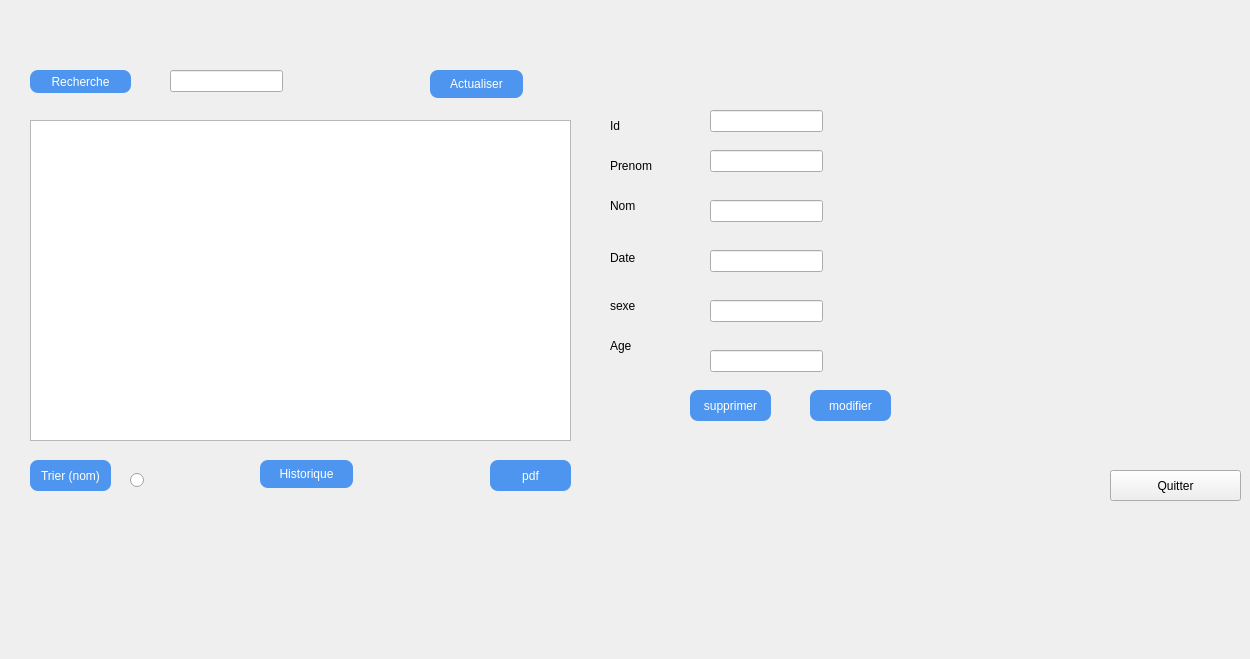
    <widget class="QWidget" name="Afficher">
     <attribute name="title">
      <string>Afficher</string>
     </attribute>
     <widget class="QLabel" name="label_9">
      <property name="geometry">
       <rect>
        <x>40</x>
        <y>130</y>
        <width>56</width>
        <height>16</height>
       </rect>
      </property>
      <property name="text">
       <string>TextLabel</string>
      </property>
     </widget>
     <widget class="QPushButton" name="tri">
      <property name="geometry">
       <rect>
        <x>30</x>
        <y>460</y>
        <width>81</width>
        <height>31</height>
       </rect>
      </property>
      <property name="styleSheet">
       <string notr="true">#tri{

border-radius:8px;


background-color: #4d95ee;
color:white;
font: 9pt 'Century Gothic';
}
</string>
      </property>
      <property name="text">
       <string>Trier (nom)</string>
      </property>
     </widget>
     <widget class="QPushButton" name="RechercherSDF">
      <property name="geometry">
       <rect>
        <x>30</x>
        <y>70</y>
        <width>101</width>
        <height>23</height>
       </rect>
      </property>
      <property name="styleSheet">
       <string notr="true">#RechercherSDF{

border-radius:8px;


background-color: #4d95ee;
color:white;
font: 9pt 'Century Gothic';
}
</string>
      </property>
      <property name="text">
       <string>Recherche</string>
      </property>
     </widget>
     <widget class="QPushButton" name="pb_supprimer">
      <property name="geometry">
       <rect>
        <x>690</x>
        <y>390</y>
        <width>81</width>
        <height>31</height>
       </rect>
      </property>
      <property name="styleSheet">
       <string notr="true">#pb_supprimer{

border-radius:8px;


background-color: #4d95ee;
color:white;
font: 9pt 'Century Gothic';
}
</string>
      </property>
      <property name="text">
       <string>supprimer</string>
      </property>
     </widget>
     <widget class="QTableView" name="affichage">
      <property name="geometry">
       <rect>
        <x>30</x>
        <y>120</y>
        <width>541</width>
        <height>321</height>
       </rect>
      </property>
     </widget>
     <widget class="QPushButton" name="pb_modifier">
      <property name="geometry">
       <rect>
        <x>810</x>
        <y>390</y>
        <width>81</width>
        <height>31</height>
       </rect>
      </property>
      <property name="styleSheet">
       <string notr="true">#pb_modifier{

border-radius:8px;


background-color: #4d95ee;
color:white;
font: 9pt 'Century Gothic';
}
</string>
      </property>
      <property name="text">
       <string>modifier</string>
      </property>
     </widget>
     <widget class="QPushButton" name="pdf_9">
      <property name="geometry">
       <rect>
        <x>490</x>
        <y>460</y>
        <width>81</width>
        <height>31</height>
       </rect>
      </property>
      <property name="styleSheet">
       <string notr="true">#pdf_9{

border-radius:8px;


background-color: #4d95ee;
color:white;
font: 9pt 'Century Gothic';
}
</string>
      </property>
      <property name="text">
       <string>pdf</string>
      </property>
     </widget>
     <widget class="QLabel" name="AffNum">
      <property name="geometry">
       <rect>
        <x>610</x>
        <y>290</y>
        <width>111</width>
        <height>31</height>
       </rect>
      </property>
      <property name="text">
       <string>sexe</string>
      </property>
     </widget>
     <widget class="QLabel" name="AffNom">
      <property name="geometry">
       <rect>
        <x>610</x>
        <y>190</y>
        <width>111</width>
        <height>31</height>
       </rect>
      </property>
      <property name="text">
       <string>Nom</string>
      </property>
     </widget>
     <widget class="QPushButton" name="BouttonQuitter_2">
      <property name="geometry">
       <rect>
        <x>1110</x>
        <y>470</y>
        <width>131</width>
        <height>31</height>
       </rect>
      </property>
      <property name="text">
       <string>Quitter</string>
      </property>
     </widget>
     <widget class="QLabel" name="AffMail">
      <property name="geometry">
       <rect>
        <x>610</x>
        <y>330</y>
        <width>111</width>
        <height>31</height>
       </rect>
      </property>
      <property name="text">
       <string>Age</string>
      </property>
     </widget>
     <widget class="QLabel" name="AffPrenom">
      <property name="geometry">
       <rect>
        <x>610</x>
        <y>150</y>
        <width>111</width>
        <height>31</height>
       </rect>
      </property>
      <property name="text">
       <string>Prenom</string>
      </property>
     </widget>
     <widget class="QLabel" name="AffCIN">
      <property name="geometry">
       <rect>
        <x>610</x>
        <y>110</y>
        <width>111</width>
        <height>31</height>
       </rect>
      </property>
      <property name="text">
       <string>Id</string>
      </property>
     </widget>
     <widget class="QLabel" name="Date_2">
      <property name="geometry">
       <rect>
        <x>610</x>
        <y>250</y>
        <width>101</width>
        <height>16</height>
       </rect>
      </property>
      <property name="text">
       <string>Date </string>
      </property>
     </widget>
     <widget class="QLabel" name="label_2">
      <property name="geometry">
       <rect>
        <x>600</x>
        <y>30</y>
        <width>91</width>
        <height>71</height>
       </rect>
      </property>
      <property name="text">
       <string/>
      </property>
      <property name="pixmap">
       <pixmap>image/perso.png</pixmap>
      </property>
     </widget>
     <widget class="QLineEdit" name="sup_id">
      <property name="geometry">
       <rect>
        <x>710</x>
        <y>110</y>
        <width>113</width>
        <height>22</height>
       </rect>
      </property>
     </widget>
     <widget class="QLineEdit" name="sup_prenom">
      <property name="geometry">
       <rect>
        <x>710</x>
        <y>150</y>
        <width>113</width>
        <height>22</height>
       </rect>
      </property>
     </widget>
     <widget class="QLineEdit" name="sup_nom">
      <property name="geometry">
       <rect>
        <x>710</x>
        <y>200</y>
        <width>113</width>
        <height>22</height>
       </rect>
      </property>
     </widget>
     <widget class="QLineEdit" name="sup_date">
      <property name="geometry">
       <rect>
        <x>710</x>
        <y>250</y>
        <width>113</width>
        <height>22</height>
       </rect>
      </property>
     </widget>
     <widget class="QLineEdit" name="sup_sexe">
      <property name="geometry">
       <rect>
        <x>710</x>
        <y>300</y>
        <width>113</width>
        <height>22</height>
       </rect>
      </property>
     </widget>
     <widget class="QLineEdit" name="sup_age">
      <property name="geometry">
       <rect>
        <x>710</x>
        <y>350</y>
        <width>113</width>
        <height>22</height>
       </rect>
      </property>
     </widget>
     <widget class="QLineEdit" name="recherche">
      <property name="geometry">
       <rect>
        <x>170</x>
        <y>70</y>
        <width>113</width>
        <height>22</height>
       </rect>
      </property>
     </widget>
     <widget class="QSlider" name="verticalSlider">
      <property name="geometry">
       <rect>
        <x>-380</x>
        <y>490</y>
        <width>22</width>
        <height>160</height>
       </rect>
      </property>
      <property name="orientation">
       <enum>Qt::Vertical</enum>
      </property>
     </widget>
     <widget class="QRadioButton" name="radioButton">
      <property name="geometry">
       <rect>
        <x>130</x>
        <y>470</y>
        <width>97</width>
        <height>20</height>
       </rect>
      </property>
      <property name="text">
       <string/>
      </property>
     </widget>
     <widget class="QPushButton" name="Actualiser">
      <property name="geometry">
       <rect>
        <x>430</x>
        <y>70</y>
        <width>93</width>
        <height>28</height>
       </rect>
      </property>
      <property name="styleSheet">
       <string notr="true">#Actualiser{

border-radius:8px;


background-color: #4d95ee;
color:white;
font: 9pt 'Century Gothic';
}</string>
      </property>
      <property name="text">
       <string>Actualiser</string>
      </property>
     </widget>
     <widget class="QPushButton" name="pb_historique">
      <property name="geometry">
       <rect>
        <x>260</x>
        <y>460</y>
        <width>93</width>
        <height>28</height>
       </rect>
      </property>
      <property name="styleSheet">
       <string notr="true">#pb_historique{

border-radius:8px;


background-color: #4d95ee;
color:white;
font: 9pt 'Century Gothic';
}</string>
      </property>
      <property name="text">
       <string>Historique</string>
      </property>
     </widget>
    </widget>
